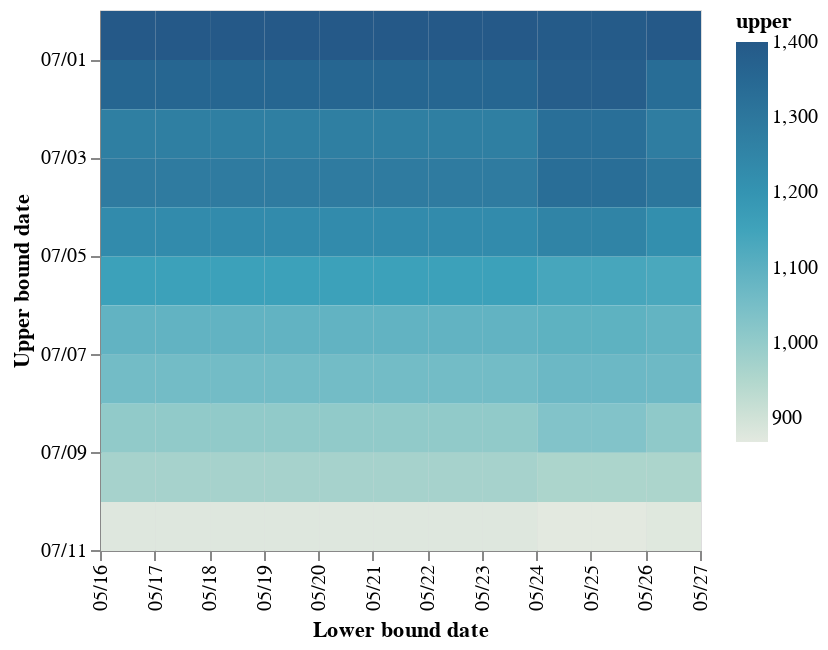

Write notebook code for a chart like this one.
### Code cell
heatmap = alt.Chart(Df_stats.loc[lambda d: d['var']=='reportedJul', ['date_lower', 'date_upper', 'q97.5']].rename(columns={'q97.5':'upper'})).mark_rect().encode(
    x=alt.X('yearmonthdate(date_lower)', title="Lower bound date", axis=alt.Axis(format='%m/%d', labelAngle=-90)),
    y=alt.Y('yearmonthdate(date_upper)', title="Upper bound date", axis=alt.Axis(format='%m/%d', labelAngle=0), scale=alt.Scale(reverse=True)),
    color=alt.Color('upper:Q', scale=alt.Scale(scheme='lighttealblue', reverse=False), title="upper") #tealblues
)

Df_stats_ = Df_stats.loc[lambda d: d['var']=='reportedJul', ['date_lower', 'date_upper', 'q97.5']]
print("Min upper:", Df_stats_['q97.5'].min())
print("Max upper:", Df_stats_['q97.5'].max())

chart = alt.layer(heatmap).properties(width=wd_, height=ht_)
save_chart(chart, f'../../figures/sensitivity-reportedJul-upper.svg')
chart

### Figure 1 — Vega-Lite specification as saved in the notebook (floating-point values rounded to 4 significant figures)
{"config": {"view": {"continuousWidth": 300, "continuousHeight": 300}}, "layer": [{"mark": {"type": "rect"}, "encoding": {"color": {"field": "upper", "scale": {"reverse": false, "scheme": "lighttealblue"}, "title": "upper", "type": "quantitative"}, "x": {"axis": {"format": "%m/%d", "labelAngle": -90}, "field": "date_lower", "timeUnit": "yearmonthdate", "title": "Lower bound date", "type": "temporal"}, "y": {"axis": {"format": "%m/%d", "labelAngle": 0}, "field": "date_upper", "scale": {"reverse": true}, "timeUnit": "yearmonthdate", "title": "Upper bound date", "type": "temporal"}}}], "data": {"name": "data-2c576a2d292d04357f7876f0523b6049"}, "height": 270, "width": 300, "$schema": "https://vega.github.io/schema/vega-lite/v5.14.1.json", "datasets": {"data-2c576a2d292d04357f7876f0523b6049": [{"date_lower": "2023-05-24T00:00:00", "date_upper": "2023-06-30T00:00:00", "upper": 1395.0}, {"date_lower": "2023-05-24T00:00:00", "date_upper": "2023-07-01T00:00:00", "upper": 1385.0}, {"date_lower": "2023-05-24T00:00:00", "date_upper": "2023-07-02T00:00:00", "upper": 1327.0}, {"date_lower": "2023-05-24T00:00:00", "date_upper": "2023-07-03T00:00:00", "upper": 1329.0}, {"date_lower": "2023-05-24T00:00:00", "date_upper": "2023-07-04T00:00:00", "upper": 1254.0}, {"date_lower": "2023-05-24T00:00:00", "date_upper": "2023-07-05T00:00:00", "upper": 1136.0}, {"date_lower": "2023-05-24T00:00:00", "date_upper": "2023-07-06T00:00:00", "upper": 1095.0}, {"date_lower": "2023-05-24T00:00:00", "date_upper": "2023-07-07T00:00:00", "upper": 1071.0}, {"date_lower": "2023-05-24T00:00:00", "date_upper": "2023-07-08T00:00:00", "upper": 1030.0}, {"date_lower": "2023-05-24T00:00:00", "date_upper": "2023-07-09T00:00:00", "upper": 958.0}, {"date_lower": "2023-05-24T00:00:00", "date_upper": "2023-07-10T00:00:00", "upper": 868.0}, {"date_lower": "2023-05-25T00:00:00", "date_upper": "2023-06-30T00:00:00", "upper": 1395.0}, {"date_lower": "2023-05-25T00:00:00", "date_upper": "2023-07-01T00:00:00", "upper": 1385.0}, {"date_lower": "2023-05-25T00:00:00", "date_upper": "2023-07-02T00:00:00", "upper": 1327.0}, {"date_lower": "2023-05-25T00:00:00", "date_upper": "2023-07-03T00:00:00", "upper": 1329.0}, {"date_lower": "2023-05-25T00:00:00", "date_upper": "2023-07-04T00:00:00", "upper": 1254.0}, {"date_lower": "2023-05-25T00:00:00", "date_upper": "2023-07-05T00:00:00", "upper": 1136.0}, {"date_lower": "2023-05-25T00:00:00", "date_upper": "2023-07-06T00:00:00", "upper": 1095.0}, {"date_lower": "2023-05-25T00:00:00", "date_upper": "2023-07-07T00:00:00", "upper": 1071.0}, {"date_lower": "2023-05-25T00:00:00", "date_upper": "2023-07-08T00:00:00", "upper": 1030.0}, {"date_lower": "2023-05-25T00:00:00", "date_upper": "2023-07-09T00:00:00", "upper": 958.0}, {"date_lower": "2023-05-25T00:00:00", "date_upper": "2023-07-10T00:00:00", "upper": 868.0}, {"date_lower": "2023-05-26T00:00:00", "date_upper": "2023-06-30T00:00:00", "upper": 1399.0}, {"date_lower": "2023-05-26T00:00:00", "date_upper": "2023-07-01T00:00:00", "upper": 1335.0}, {"date_lower": "2023-05-26T00:00:00", "date_upper": "2023-07-02T00:00:00", "upper": 1278.0}, {"date_lower": "2023-05-26T00:00:00", "date_upper": "2023-07-03T00:00:00", "upper": 1303.0}, {"date_lower": "2023-05-26T00:00:00", "date_upper": "2023-07-04T00:00:00", "upper": 1217.0}, {"date_lower": "2023-05-26T00:00:00", "date_upper": "2023-07-05T00:00:00", "upper": 1132.0}, {"date_lower": "2023-05-26T00:00:00", "date_upper": "2023-07-06T00:00:00", "upper": 1086.0}, {"date_lower": "2023-05-26T00:00:00", "date_upper": "2023-07-07T00:00:00", "upper": 1066.0}, {"date_lower": "2023-05-26T00:00:00", "date_upper": "2023-07-08T00:00:00", "upper": 1007.0}, {"date_lower": "2023-05-26T00:00:00", "date_upper": "2023-07-09T00:00:00", "upper": 958.0}, {"date_lower": "2023-05-26T00:00:00", "date_upper": "2023-07-10T00:00:00", "upper": 874.0}, {"date_lower": "2023-05-16T00:00:00", "date_upper": "2023-06-30T00:00:00", "upper": 1400.0}, {"date_lower": "2023-05-16T00:00:00", "date_upper": "2023-07-01T00:00:00", "upper": 1358.0}, {"date_lower": "2023-05-16T00:00:00", "date_upper": "2023-07-02T00:00:00", "upper": 1272.0}, {"date_lower": "2023-05-16T00:00:00", "date_upper": "2023-07-03T00:00:00", "upper": 1284.0}, {"date_lower": "2023-05-16T00:00:00", "date_upper": "2023-07-04T00:00:00", "upper": 1229.0}, {"date_lower": "2023-05-16T00:00:00", "date_upper": "2023-07-05T00:00:00", "upper": 1157.0}, {"date_lower": "2023-05-16T00:00:00", "date_upper": "2023-07-06T00:00:00", "upper": 1088.0}, {"date_lower": "2023-05-16T00:00:00", "date_upper": "2023-07-07T00:00:00", "upper": 1057.0}, {"date_lower": "2023-05-16T00:00:00", "date_upper": "2023-07-08T00:00:00", "upper": 1003.0}, {"date_lower": "2023-05-16T00:00:00", "date_upper": "2023-07-09T00:00:00", "upper": 968.0}, {"date_lower": "2023-05-16T00:00:00", "date_upper": "2023-07-10T00:00:00", "upper": 876.0}, {"date_lower": "2023-05-17T00:00:00", "date_upper": "2023-06-30T00:00:00", "upper": 1400.0}, {"date_lower": "2023-05-17T00:00:00", "date_upper": "2023-07-01T00:00:00", "upper": 1358.0}, {"date_lower": "2023-05-17T00:00:00", "date_upper": "2023-07-02T00:00:00", "upper": 1272.0}, {"date_lower": "2023-05-17T00:00:00", "date_upper": "2023-07-03T00:00:00", "upper": 1284.0}, {"date_lower": "2023-05-17T00:00:00", "date_upper": "2023-07-04T00:00:00", "upper": 1229.0}, {"date_lower": "2023-05-17T00:00:00", "date_upper": "2023-07-05T00:00:00", "upper": 1157.0}, {"date_lower": "2023-05-17T00:00:00", "date_upper": "2023-07-06T00:00:00", "upper": 1088.0}, {"date_lower": "2023-05-17T00:00:00", "date_upper": "2023-07-07T00:00:00", "upper": 1057.0}, {"date_lower": "2023-05-17T00:00:00", "date_upper": "2023-07-08T00:00:00", "upper": 1003.0}, {"date_lower": "2023-05-17T00:00:00", "date_upper": "2023-07-09T00:00:00", "upper": 968.0}, {"date_lower": "2023-05-17T00:00:00", "date_upper": "2023-07-10T00:00:00", "upper": 876.0}, {"date_lower": "2023-05-18T00:00:00", "date_upper": "2023-06-30T00:00:00", "upper": 1400.0}, {"date_lower": "2023-05-18T00:00:00", "date_upper": "2023-07-01T00:00:00", "upper": 1358.0}, {"date_lower": "2023-05-18T00:00:00", "date_upper": "2023-07-02T00:00:00", "upper": 1272.0}, {"date_lower": "2023-05-18T00:00:00", "date_upper": "2023-07-03T00:00:00", "upper": 1284.0}, {"date_lower": "2023-05-18T00:00:00", "date_upper": "2023-07-04T00:00:00", "upper": 1229.0}, {"date_lower": "2023-05-18T00:00:00", "date_upper": "2023-07-05T00:00:00", "upper": 1157.0}, {"date_lower": "2023-05-18T00:00:00", "date_upper": "2023-07-06T00:00:00", "upper": 1088.0}, {"date_lower": "2023-05-18T00:00:00", "date_upper": "2023-07-07T00:00:00", "upper": 1057.0}, {"date_lower": "2023-05-18T00:00:00", "date_upper": "2023-07-08T00:00:00", "upper": 1003.0}, {"date_lower": "2023-05-18T00:00:00", "date_upper": "2023-07-09T00:00:00", "upper": 968.0}, {"date_lower": "2023-05-18T00:00:00", "date_upper": "2023-07-10T00:00:00", "upper": 876.0}, {"date_lower": "2023-05-19T00:00:00", "date_upper": "2023-06-30T00:00:00", "upper": 1400.0}, {"date_lower": "2023-05-19T00:00:00", "date_upper": "2023-07-01T00:00:00", "upper": 1358.0}, {"date_lower": "2023-05-19T00:00:00", "date_upper": "2023-07-02T00:00:00", "upper": 1272.0}, {"date_lower": "2023-05-19T00:00:00", "date_upper": "2023-07-03T00:00:00", "upper": 1284.0}, {"date_lower": "2023-05-19T00:00:00", "date_upper": "2023-07-04T00:00:00", "upper": 1229.0}, {"date_lower": "2023-05-19T00:00:00", "date_upper": "2023-07-05T00:00:00", "upper": 1157.0}, {"date_lower": "2023-05-19T00:00:00", "date_upper": "2023-07-06T00:00:00", "upper": 1088.0}, {"date_lower": "2023-05-19T00:00:00", "date_upper": "2023-07-07T00:00:00", "upper": 1057.0}, {"date_lower": "2023-05-19T00:00:00", "date_upper": "2023-07-08T00:00:00", "upper": 1003.0}, {"date_lower": "2023-05-19T00:00:00", "date_upper": "2023-07-09T00:00:00", "upper": 968.0}, {"date_lower": "2023-05-19T00:00:00", "date_upper": "2023-07-10T00:00:00", "upper": 876.0}, {"date_lower": "2023-05-20T00:00:00", "date_upper": "2023-06-30T00:00:00", "upper": 1400.0}, {"date_lower": "2023-05-20T00:00:00", "date_upper": "2023-07-01T00:00:00", "upper": 1358.0}, {"date_lower": "2023-05-20T00:00:00", "date_upper": "2023-07-02T00:00:00", "upper": 1272.0}, {"date_lower": "2023-05-20T00:00:00", "date_upper": "2023-07-03T00:00:00", "upper": 1284.0}, {"date_lower": "2023-05-20T00:00:00", "date_upper": "2023-07-04T00:00:00", "upper": 1229.0}, {"date_lower": "2023-05-20T00:00:00", "date_upper": "2023-07-05T00:00:00", "upper": 1157.0}, {"date_lower": "2023-05-20T00:00:00", "date_upper": "2023-07-06T00:00:00", "upper": 1088.0}, {"date_lower": "2023-05-20T00:00:00", "date_upper": "2023-07-07T00:00:00", "upper": 1057.0}, {"date_lower": "2023-05-20T00:00:00", "date_upper": "2023-07-08T00:00:00", "upper": 1003.0}, {"date_lower": "2023-05-20T00:00:00", "date_upper": "2023-07-09T00:00:00", "upper": 968.0}, {"date_lower": "2023-05-20T00:00:00", "date_upper": "2023-07-10T00:00:00", "upper": 876.0}, {"date_lower": "2023-05-21T00:00:00", "date_upper": "2023-06-30T00:00:00", "upper": 1400.0}, {"date_lower": "2023-05-21T00:00:00", "date_upper": "2023-07-01T00:00:00", "upper": 1358.0}, {"date_lower": "2023-05-21T00:00:00", "date_upper": "2023-07-02T00:00:00", "upper": 1272.0}, {"date_lower": "2023-05-21T00:00:00", "date_upper": "2023-07-03T00:00:00", "upper": 1284.0}, {"date_lower": "2023-05-21T00:00:00", "date_upper": "2023-07-04T00:00:00", "upper": 1229.0}, {"date_lower": "2023-05-21T00:00:00", "date_upper": "2023-07-05T00:00:00", "upper": 1157.0}, {"date_lower": "2023-05-21T00:00:00", "date_upper": "2023-07-06T00:00:00", "upper": 1088.0}, {"date_lower": "2023-05-21T00:00:00", "date_upper": "2023-07-07T00:00:00", "upper": 1057.0}, {"date_lower": "2023-05-21T00:00:00", "date_upper": "2023-07-08T00:00:00", "upper": 1003.0}, {"date_lower": "2023-05-21T00:00:00", "date_upper": "2023-07-09T00:00:00", "upper": 968.0}, {"date_lower": "2023-05-21T00:00:00", "date_upper": "2023-07-10T00:00:00", "upper": 876.0}, {"date_lower": "2023-05-22T00:00:00", "date_upper": "2023-06-30T00:00:00", "upper": 1400.0}, {"date_lower": "2023-05-22T00:00:00", "date_upper": "2023-07-01T00:00:00", "upper": 1358.0}, {"date_lower": "2023-05-22T00:00:00", "date_upper": "2023-07-02T00:00:00", "upper": 1272.0}, {"date_lower": "2023-05-22T00:00:00", "date_upper": "2023-07-03T00:00:00", "upper": 1284.0}, {"date_lower": "2023-05-22T00:00:00", "date_upper": "2023-07-04T00:00:00", "upper": 1229.0}, {"date_lower": "2023-05-22T00:00:00", "date_upper": "2023-07-05T00:00:00", "upper": 1157.0}, {"date_lower": "2023-05-22T00:00:00", "date_upper": "2023-07-06T00:00:00", "upper": 1088.0}, {"date_lower": "2023-05-22T00:00:00", "date_upper": "2023-07-07T00:00:00", "upper": 1057.0}, {"date_lower": "2023-05-22T00:00:00", "date_upper": "2023-07-08T00:00:00", "upper": 1003.0}, {"date_lower": "2023-05-22T00:00:00", "date_upper": "2023-07-09T00:00:00", "upper": 968.0}, {"date_lower": "2023-05-22T00:00:00", "date_upper": "2023-07-10T00:00:00", "upper": 876.0}, {"date_lower": "2023-05-23T00:00:00", "date_upper": "2023-06-30T00:00:00", "upper": 1400.0}, {"date_lower": "2023-05-23T00:00:00", "date_upper": "2023-07-01T00:00:00", "upper": 1358.0}, {"date_lower": "2023-05-23T00:00:00", "date_upper": "2023-07-02T00:00:00", "upper": 1272.0}, {"date_lower": "2023-05-23T00:00:00", "date_upper": "2023-07-03T00:00:00", "upper": 1284.0}, {"date_lower": "2023-05-23T00:00:00", "date_upper": "2023-07-04T00:00:00", "upper": 1229.0}, {"date_lower": "2023-05-23T00:00:00", "date_upper": "2023-07-05T00:00:00", "upper": 1157.0}, {"date_lower": "2023-05-23T00:00:00", "date_upper": "2023-07-06T00:00:00", "upper": 1088.0}, {"date_lower": "2023-05-23T00:00:00", "date_upper": "2023-07-07T00:00:00", "upper": 1057.0}, {"date_lower": "2023-05-23T00:00:00", "date_upper": "2023-07-08T00:00:00", "upper": 1003.0}, {"date_lower": "2023-05-23T00:00:00", "date_upper": "2023-07-09T00:00:00", "upper": 968.0}, {"date_lower": "2023-05-23T00:00:00", "date_upper": "2023-07-10T00:00:00", "upper": 876.0}]}}
